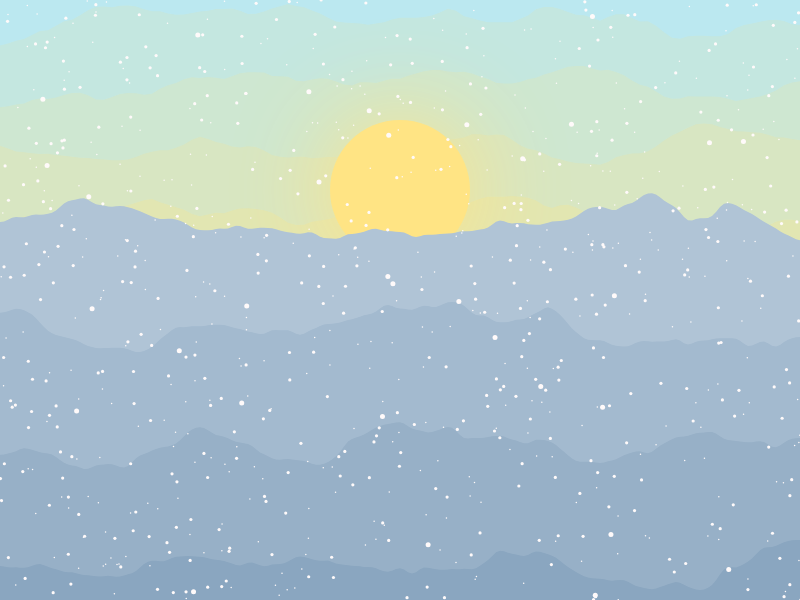
Frame 1 (no input)
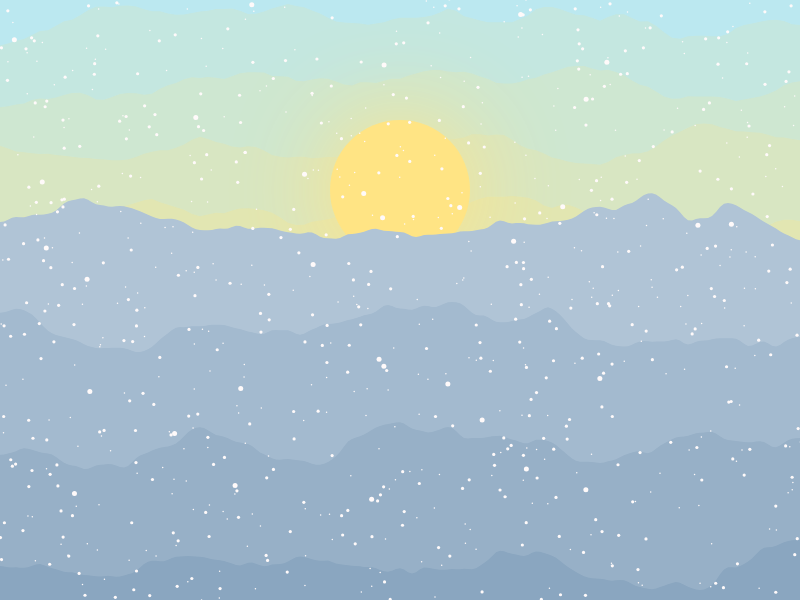
Frame 60 (no input)
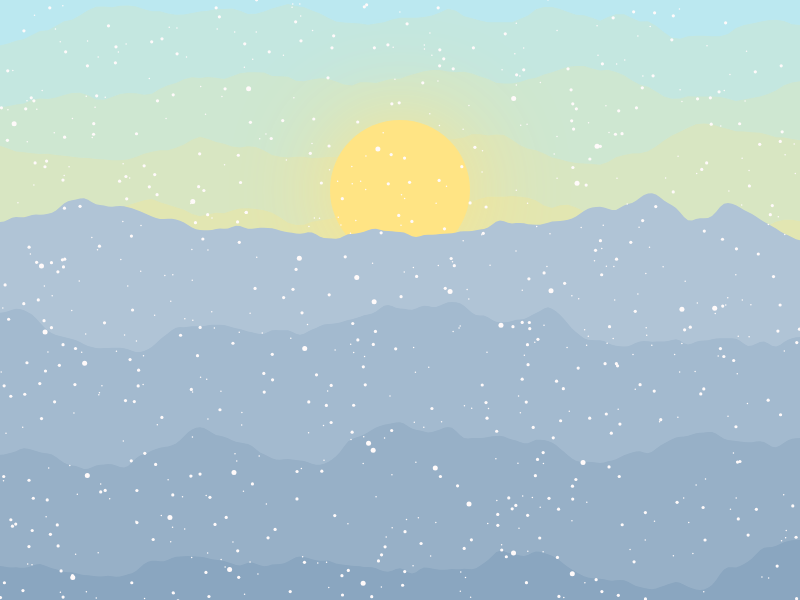
Frame 120 (the mouse pressed at the canvas centre since frame 60)

The p5.js sketch that drew these frames (run headless with seeded random() and noise() and a simulated clock; from frame 60 on, the mouse is pressed at the canvas centre):

// p5.js sketch
// ── sketch.js
// Based on this: https://www.javascript.christmas/2020/16
const SNOW_COLOR = "snow";
const SNOWFLAKE_COUNT = 800;
const SNOWFLAKE_SMALL_SPD = 0.8;
const SNOWFLAKE_MED_SPD = 1;
const SNOWFLAKE_LARGE_SPD = 1.4;
const SNOWFLAKE_SIZE_SMALL = 1.5;
const SNOWFLAKE_SIZE_MED = 3.2;
const SNOWFLAKE_SIZE_LARGE = 5;
let snowflakeObjects = [];

const WIND_SPEED = 0.0015;
const WIND_CHANGE = 0.0025;

const SUN_COLOR = "#FFE484";
const SUN_GLOW = "100";
const SUN_RADIUS = 70;

const SKY_TOP_COLOR = "#B1E8FF";
const SKY_BOT_COLOR = "#FFE484";
const SKY_SHADE_COUNT = 7;
const SKY_STEP = 8;
const SKY_AMP = 75;
const SKY_ZOOM = 0.01;
const SKY_COLOR = "#B1E8FF";

const RIDGE_TOP_COLOR = "#BCCEDD";
const RIDGE_BOT_COLOR = "#7E9CB9";
const RIDGE_COUNT = 4;
const RIDGE_STEP = 4;
const RIDGE_AMP = 100;
const RIDGE_ZOOM = 0.01;

// Draw a simple sun
function drawSun(x, y) {
  fill(SUN_COLOR);
  drawingContext.shadowBlur = SUN_GLOW;
  drawingContext.shadowColor = SUN_COLOR;
  circle(x, y, SUN_RADIUS * 2);
  drawingContext.shadowBlur = 0;
}

// Draw the mountains / ridges
function drawRidge(l, y) {
  // Choose a color for the ridge based on its height
  // Lerpcolor adds gradient between the two colors chosen
  const FILL = lerpColor(color(RIDGE_TOP_COLOR), color(RIDGE_BOT_COLOR), l / (RIDGE_COUNT + 1));
  fill(FILL);

  // Make the ridges based on perlin noise
  beginShape(); // Makes a custom shape
  for (let x = 0; x <= width; x += RIDGE_STEP) {
    const noisedY = noise(x * RIDGE_ZOOM, y);
    vertex(x, y - noisedY * RIDGE_AMP);
  }
  vertex(width, height);
  vertex(0, height);
  endShape(CLOSE);
  fill(SNOW_COLOR);
}

function drawSky (l, y) {
    // Choose a color for the ridge based on its height
  // Lerpcolor adds gradient between the two colors chosen
  const FILL = lerpColor(color(SKY_TOP_COLOR), color(SKY_BOT_COLOR), l / (SKY_SHADE_COUNT + 1));
  fill(FILL);

  // Make the ridges based on perlin noise
  beginShape(); // Makes a custom shape
  for (let x = 0; x <= width; x += SKY_STEP) {
    const noisedY = noise(x * SKY_ZOOM, y);
    vertex(x, y - noisedY * SKY_AMP);
  }
  vertex(width, height);
  vertex(0, height);
  endShape(CLOSE);
  fill(SNOW_COLOR);
}

// Snow flake class for objects
class Snowflake {
  constructor(x, y, d, spd) {
    this.x = x;
    this.y = y;
    this.d = d;
    this.spd = spd;
  }
}

// Makes snowflakes of different sizes and speed
function makeSnowflakes (i) {
  let flake = 0;

  if (i % 25 == 0) {
    flake = new Snowflake(random(width), random(height), SNOWFLAKE_SIZE_LARGE, SNOWFLAKE_LARGE_SPD);
  } else if (i % 2 == 0) {
    flake = new Snowflake(random(width), random(height), SNOWFLAKE_SIZE_SMALL, SNOWFLAKE_SMALL_SPD);
  } else {
    flake = new Snowflake(random(width), random(height), SNOWFLAKE_SIZE_MED, SNOWFLAKE_MED_SPD);
  }

  // Add flake to the vector
  snowflakeObjects.push(flake);
}

// Update the snowflake depending on their
// size and position
function updateSnowflake (flake) {
  // Calculate wind using perlin noise
  const wind = noise(flake.d, flake.y * WIND_CHANGE, frameCount * WIND_CHANGE) - 0.5;
  // Update y position
  if (flake.y > (height + flake.d)) {
    flake.y = -flake.d;
    flake.x = random(width);
  } else {
    flake.y += flake.spd;
  }

  // Update x position
  if (flake.x > (width + flake.d)) {
    flake.x = -flake.d;
  } else {
    flake.x += wind * WIND_SPEED * flake.x;
  }
}

function setup() {
  createCanvas(800, 600);

  // Add all the snow flakes to the vector
  for (let i = 0; i < SNOWFLAKE_COUNT; i++) {
    makeSnowflakes(i);
  }
  noStroke();
}

function draw() {
  const skyHeight = round(height * 0.4);
  
  for (let k = 0; k < SKY_SHADE_COUNT; k++) {
    let skyTopHeight = k * (height / 10);
    drawSky(k+1, skyTopHeight);
  }
  drawSun(width/2, skyHeight - RIDGE_AMP / 2);
  
  for (let j = 0; j < RIDGE_COUNT; j++) {
    let ridgeHeight = (skyHeight+15) + (j * (height / 5));
    drawRidge(j+1, ridgeHeight);
  }
  
  // Let's draw the snowflakes
  for (let i = 0; i < SNOWFLAKE_COUNT; i++) {
    let snowflake = snowflakeObjects[i];
    circle(snowflake.x, snowflake.y, snowflake.d);
    updateSnowflake(snowflake);
  }
}
